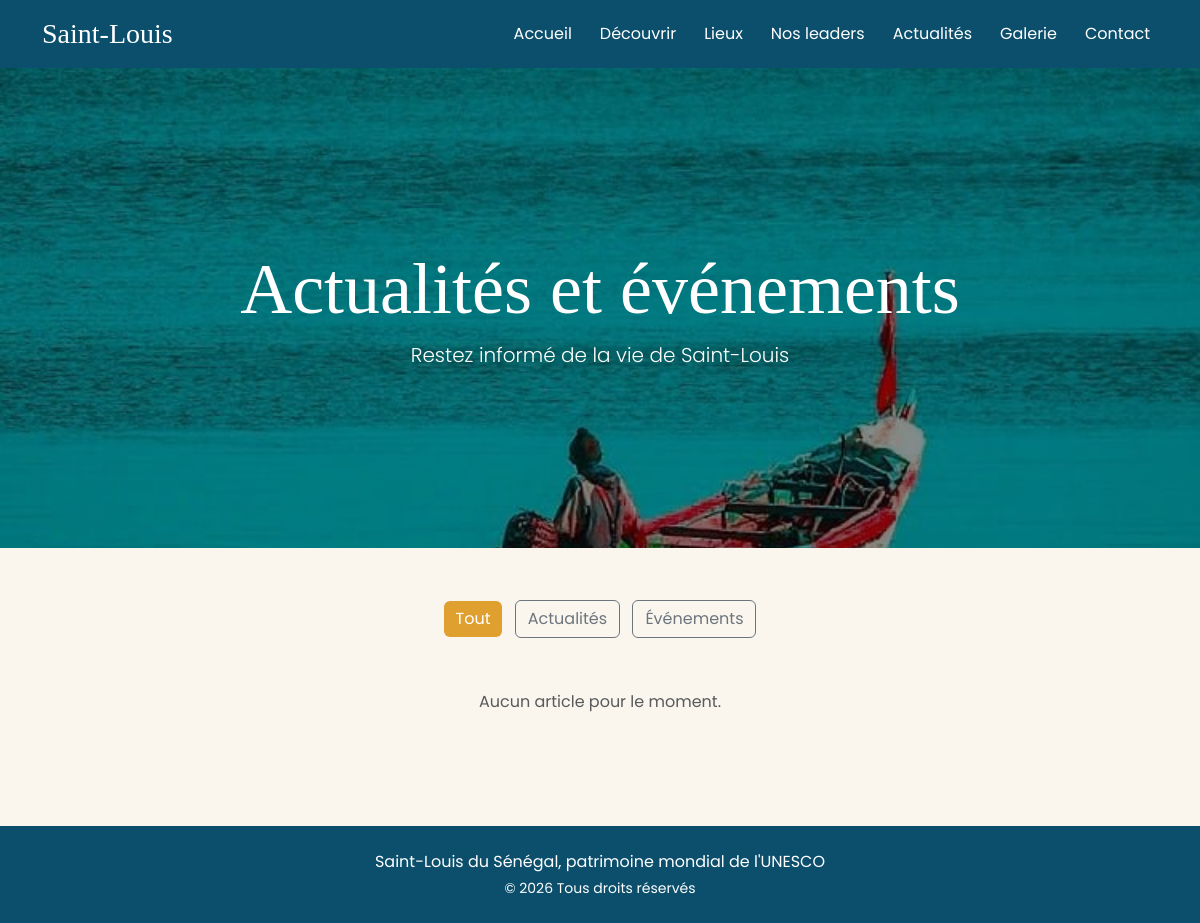
Page /actualites/ on the earlier database version.
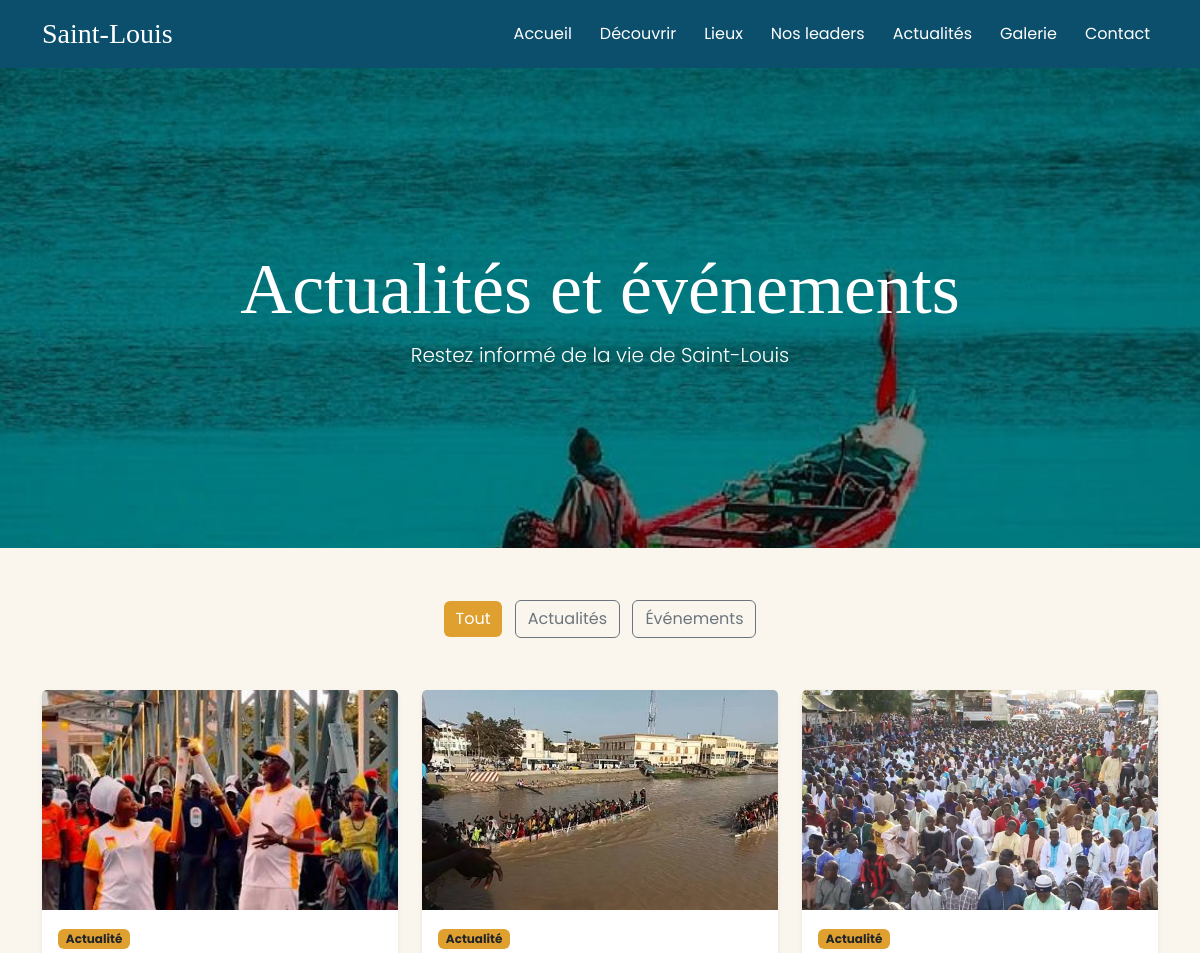
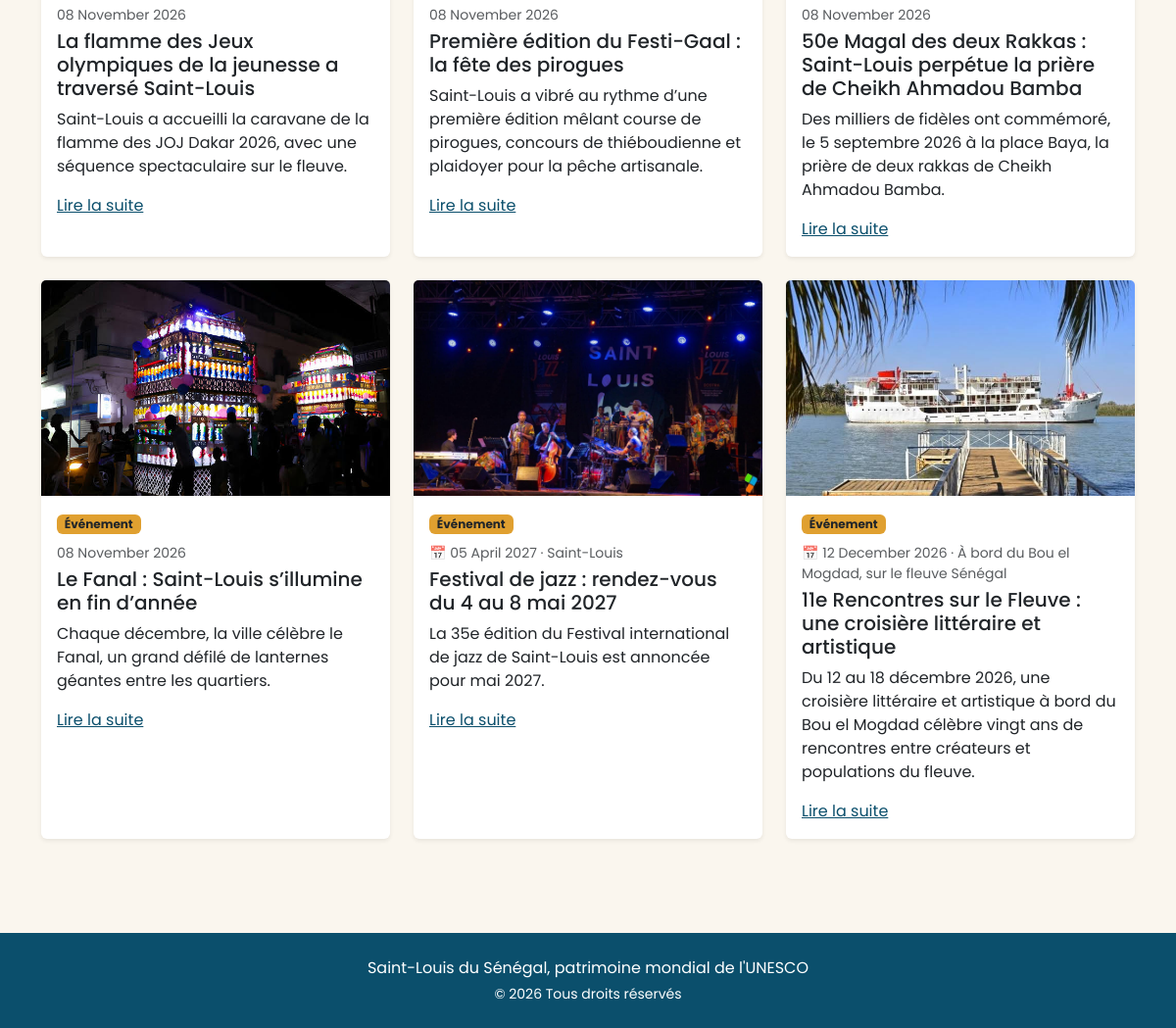
Same page on the later database version (2 pictures, top to bottom).
### actualites/models.py (models this page shows, shortened)
class Article(models.Model):
    TYPES = [
        ("actualite", "Actualité"),
        ("evenement", "Événement"),
    ]
    titre = models.CharField(max_length=200)
    type_contenu = models.CharField(max_length=20, choices=TYPES, default="actualite", verbose_name="Type")
    resume = models.CharField(max_length=300, verbose_name="Résumé (pour les cartes)")
    contenu = models.TextField()
    image = models.ImageField(upload_to="actualites/", blank=True)
    date_publication = models.DateTimeField(default=timezone.now, verbose_name="Date de publication")
    date_evenement = models.DateField(null=True, blank=True, verbose_name="Date de l'événement")
    lieu_evenement = models.CharField(max_length=200, blank=True, verbose_name="Lieu de l'événement")
    publie = models.BooleanField(default=True, verbose_name="Publié")
    class Meta:
        ordering = ["-date_publication"]
        verbose_name = "article"
        verbose_name_plural = "actualités et événements"

### actualites/views.py (the view)
# urls.py: path("actualites/", liste_actualites, name="actualites"),
def liste_actualites(request):
    articles = Article.objects.filter(publie=True)
    type_actif = request.GET.get("type", "")
    if type_actif in ("actualite", "evenement"):
        articles = articles.filter(type_contenu=type_actif)
    return render(request, "actualites/liste.html", {
        "articles": articles,
        "types": Article.TYPES,
        "type_actif": type_actif,
    })

### actualites/templates/actualites/liste.html (shortened to what this page needs)
{% extends "pages/base.html" %}
{% load static %}
{% block content %}
<header class="page-titre d-flex align-items-center text-white text-center">
  <div class="container" data-aos="fade-up">
    <h1>Actualités et événements</h1>
    <p class="lead mb-0">Restez informé de la vie de Saint-Louis</p>
  </div>
</header>
<section class="py-5">
  <div class="container">
    <div class="text-center mb-5">
      <a href="{% url 'actualites' %}" class="btn {% if not type_actif %}btn-ocre{% else %}btn-outline-secondary{% endif %} m-1">Tout</a>
      {% for code, nom in types %}
      <a href="?type={{ code }}" class="btn {% if type_actif == code %}btn-ocre{% else %}btn-outline-secondary{% endif %} m-1">{{ nom }}s</a>
      {% endfor %}
    </div>
    <div class="row g-4">
      {% for a in articles %}
      <div class="col-md-6 col-lg-4" data-aos="fade-up">
        <div class="card h-100 border-0 shadow-sm">
          {% if a.image %}
          <img src="{{ a.image.url }}" alt="{{ a.titre }}" class="image-article card-img-top">
          {% else %}
          <div class="sans-image rounded-top"></div>
          {% endif %}
          <div class="card-body">
            <span class="badge text-dark" style="background: var(--ocre);">{{ a.get_type_contenu_display }}</span>
            <p class="small text-muted mt-2 mb-1">
              {% if a.type_contenu == "evenement" and a.date_evenement %}
                📅 {{ a.date_evenement|date:"d F Y" }}{% if a.lieu_evenement %} · {{ a.lieu_evenement }}{% endif %}
              {% else %}
                {{ a.date_publication|date:"d F Y" }}
              {% endif %}
            </p>
            <h5 class="card-title">{{ a.titre }}</h5>
            <p class="card-text">{{ a.resume }}</p>
            <a href="{% url 'actualite_detail' a.pk %}" class="stretched-link" style="color: var(--bleu);">Lire la suite</a>
          </div>
        </div>
      </div>
      {% empty %}
      <p class="text-center text-muted">Aucun article pour le moment.</p>
      {% endfor %}
    </div>
  </div>
</section>
{% endblock %}

Differences in the rows shown:
added Article: image (picture), type_contenu "Actualité", date_publication "08 November 2026", titre "La flamme des Jeux olympiques de la jeunesse a traversé Saint-Louis", resume "Saint-Louis a accueilli la caravane de la flamme des JOJ Dakar 2026, avec une séquence spectaculaire sur le fleuve."
added Article: image (picture), type_contenu "Actualité", date_publication "08 November 2026", titre "Première édition du Festi-Gaal : la fête des pirogues", resume "Saint-Louis a vibré au rythme d’une première édition mêlant course de pirogues, concours de thiéboudienne et plaidoyer pour la pêche artisanale."
added Article: image (picture), type_contenu "Actualité", date_publication "08 November 2026", titre "50e Magal des deux Rakkas : Saint-Louis perpétue la prière de Cheikh Ahmadou Bamba", resume "Des milliers de fidèles ont commémoré, le 5 septembre 2026 à la place Baya, la prière de deux rakkas de Cheikh Ahmadou Bamba."
added Article: image (picture), type_contenu "Événement", date_publication "08 November 2026", titre "Le Fanal : Saint-Louis s’illumine en fin d’année", resume "Chaque décembre, la ville célèbre le Fanal, un grand défilé de lanternes géantes entre les quartiers."
added Article: image (picture), type_contenu "Événement", date_evenement "05 April 2027", lieu_evenement "Saint-Louis", titre "Festival de jazz : rendez-vous du 4 au 8 mai 2027", resume "La 35e édition du Festival international de jazz de Saint-Louis est annoncée pour mai 2027."
added Article: image (picture), type_contenu "Événement", date_evenement "12 December 2026", lieu_evenement "À bord du Bou el Mogdad, sur le fleuve Sénégal", titre "11e Rencontres sur le Fleuve : une croisière littéraire et artistique", resume "Du 12 au 18 décembre 2026, une croisière littéraire et artistique à bord du Bou el Mogdad célèbre vingt ans de rencontres entre créateurs et populations du fleuve."
Other differences:
text no longer shown: "Aucun article pour le moment."
